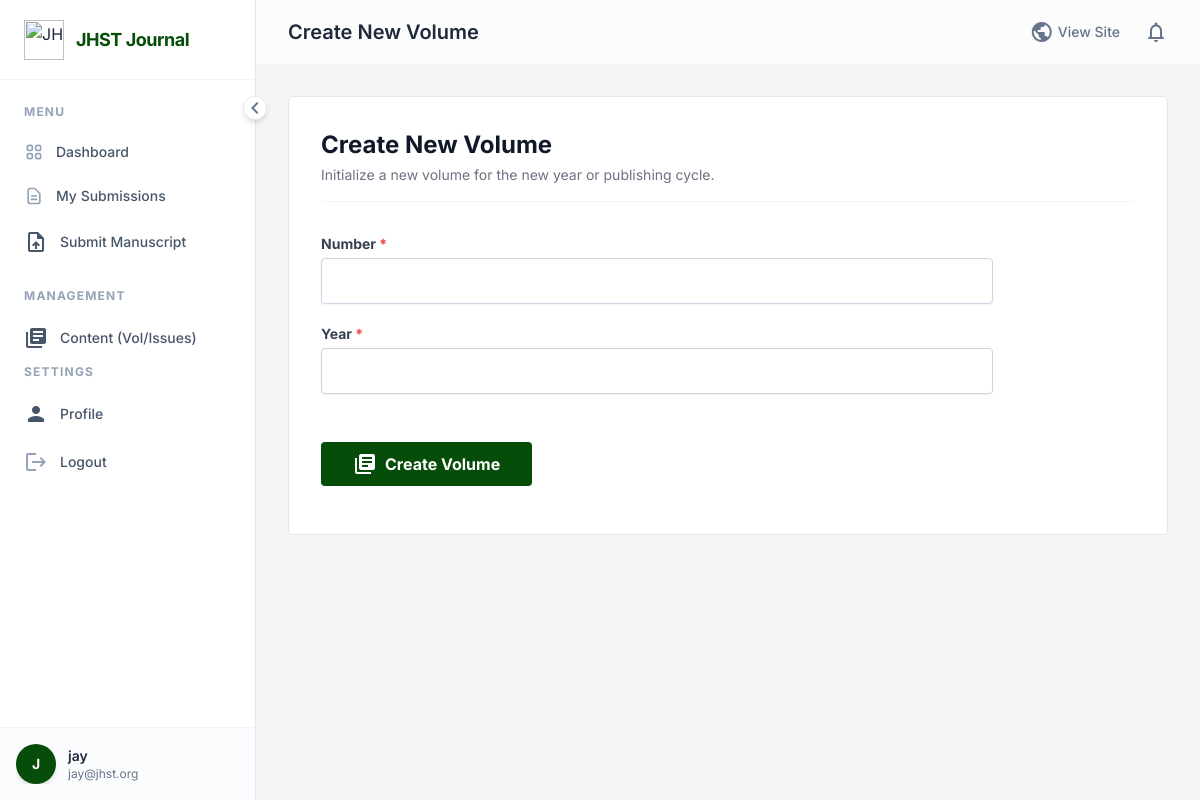
The page /create_volume/ (signed in) on the database its author committed.
### journal/models.py (models this page shows, shortened)
class User(AbstractUser):
    is_researcher = models.BooleanField(default=False)
    is_reviewer = models.BooleanField(default=False)
    is_editor = models.BooleanField(default=False)
    affiliation = models.CharField(max_length=255, blank=True)

### journal/views.py (the view)
# urls.py: path('create_volume/', views.create_volume, name='create_volume'),
@login_required
def create_volume(request):
    if not request.user.is_editor:
        return redirect('dashboard')
    if request.method == 'POST':
        form = VolumeForm(request.POST)
        if form.is_valid():
            volume = form.save()
            messages.success(request, f"Volume {volume} created successfully.")
            return redirect('create_issue') # Redirect to issue creation as natural next step
    else:
        form = VolumeForm()
    return render(request, 'dashboard/create_volume.html', {'form': form})

### journal/forms.py
class VolumeForm(forms.ModelForm):
    class Meta:
        model = Volume
        fields = ['number', 'year']
    def __init__(self, *args, **kwargs):
        super().__init__(*args, **kwargs)
        for field in self.fields.values():
            field.widget.attrs.update({
                'class': 'w-full px-4 py-3 border border-slate-300 rounded shadow-sm focus:outline-none focus:ring-2 focus:ring-primary/50 focus:border-primary text-sm dark:bg-card-dark dark:border-slate-600 dark:text-white transition-all duration-200'
            })

### templates/dashboard/create_volume.html (shortened to what this page needs)
﻿{% extends 'dashboard/dashboard_base.html' %} {% block dashboard_title %}Create
New Volume{% endblock %} {% block content %}
<div class="max-w-5xl mx-auto">
  <div
    class="bg-white dark:bg-card-dark border border-border-light dark:border-border-dark rounded p-8"
  >
    <div class="mb-8 border-b border-gray-100 dark:border-gray-700 pb-4">
      <h2 class="text-2xl font-display font-bold text-gray-900 dark:text-white">
        Create New Volume
      </h2>
      <p class="text-sm text-gray-500 mt-1">
        Initialize a new volume for the new year or publishing cycle.
      </p>
    </div>
    <div class="max-w-2xl">
      <form method="post" class="space-y-6">
        <div class="space-y-5">
          {% for field in form %}
          <div>
            <label
              for="{{ field.id_for_label }}"
              class="block text-sm font-bold text-gray-700 dark:text-gray-300 mb-1"
            >
              {{ field.label }} {% if field.field.required %}<span
                class="text-red-500"
                >*</span
              >{% endif %}
            </label>
            {{ field }}
          </div>
          {% endfor %}
        </div>
        <div class="pt-6">
          <button
            type="submit"
            class="bg-primary text-white font-bold py-2.5 px-8 rounded hover:bg-opacity-90 transition flex items-center"
          >
            <span class="material-icons text-sm mr-2">library_books</span>
            Create Volume
          </button>
        </div>
      </form>
    </div>
  </div>
</div>
{% endblock %}

### templates/dashboard/dashboard_base.html (shortened to what this page needs)
{% load static %}
<!DOCTYPE html>
<html lang="en" class="scroll-smooth">
  <head>
    <script src="https://cdn.tailwindcss.com"></script>
  </head>
  <body
    class="bg-[#ededed]/50 dark:bg-bg-dark text-slate-800 dark:text-gray-100 font-sans antialiased min-h-screen flex overflow-hidden"
  >
    <aside
      id="sidebar"
      class="bg-white dark:bg-card-dark border-r border-slate-200 dark:border-slate-700 flex flex-col fixed h-full z-40 sidebar-transition w-64 shadow-2xl md:shadow-none transform -translate-x-full md:translate-x-0"
    >
      <div
        class="h-20 flex items-center px-6 border-b border-slate-100 dark:border-slate-800/50"
      >
        <a
          href="{% url 'index' %}"
          class="flex items-center gap-3 overflow-hidden whitespace-nowrap"
        >
          <img
            src="{% static 'assets/images/jhst-logo.png' %}"
            alt="JHST Logo"
            class="h-10 w-auto object-contain flex-shrink-0"
          />
          <span
            class="font-display font-bold text-lg tracking-tight text-primary dark:text-white sidebar-header-text transition-opacity duration-300"
          >
            JHST Journal
          </span>
        </a>
      </div>
      <nav class="flex-1 overflow-y-auto py-6 px-3 space-y-1 no-scrollbar">
        <div class="mb-6">
          <p
            class="px-3 text-xs font-bold text-slate-400 uppercase tracking-widest mb-3 section-label transition-opacity duration-300"
          >
            Menu
          </p>
          <a
            href="{% url 'dashboard' %}"
            class="sidebar-link group flex items-center px-3 py-2.5 text-sm font-medium text-slate-600 dark:text-gray-300 rounded hover:text-primary dark:hover:text-white transition-colors duration-200 mb-1 {% if request.resolver_match.url_name == 'dashboard' %}active{% endif %}"
            title="Dashboard"
          >
            <span class="link-text whitespace-nowrap">Dashboard</span>
          </a>
          <a
            href="{% url 'my_submissions' %}"
            class="sidebar-link group flex items-center px-3 py-2.5 text-sm font-medium text-slate-600 dark:text-gray-300 rounded hover:text-primary dark:hover:text-white transition-colors duration-200 mb-1 {% if request.resolver_match.url_name == 'my_submissions' %}active{% endif %}"
            title="My Submissions"
          >
            <span class="link-text whitespace-nowrap">My Submissions</span>
          </a>
          {% if user.is_researcher %}
          <a
            href="{% url 'submit_manuscript' %}"
            class="sidebar-link group flex items-center px-3 py-2.5 text-sm font-medium text-slate-600 dark:text-gray-300 rounded hover:text-primary dark:hover:text-white transition-colors duration-200 mb-1"
            title="Submit Manuscript"
          >
            <span
              class="material-icons text-xl mr-3 group-hover:text-primary transition-colors"
              >upload_file</span
            >
            <span class="link-text whitespace-nowrap">Submit Manuscript</span>
          </a>
          {% endif %}
        </div>
        {% if user.is_editor %}
        <div class="mb-6">
          <p
            class="px-3 text-xs font-bold text-slate-400 uppercase tracking-widest mb-3 section-label transition-opacity duration-300"
          >
            Management
          </p>
          <a
            href="{% url 'manage_volumes' %}"
            class="sidebar-link group flex items-center px-3 py-2.5 text-sm font-medium text-slate-600 dark:text-gray-300 rounded hover:text-primary dark:hover:text-white transition-colors duration-200 mb-1 {% if request.resolver_match.url_name == 'manage_volumes' %}active{% endif %}"
            title="Volumes & Issues"
          >
            <span
              class="material-icons text-xl mr-3 group-hover:text-primary transition-colors"
              >library_books</span
            >
            <span class="link-text whitespace-nowrap"
              >Content (Vol/Issues)</span
            >
          </a>
        </div>
        {% endif %}
        <div class="mb-6">
          <p
            class="px-3 text-xs font-bold text-slate-400 uppercase tracking-widest mb-3 section-label transition-opacity duration-300"
          >
            Settings
          </p>
          <a
            href="{% url 'profile' %}"
            class="sidebar-link group flex items-center px-3 py-2.5 text-sm font-medium text-slate-600 dark:text-gray-300 rounded hover:text-primary dark:hover:text-white transition-colors duration-200 mb-1 {% if request.resolver_match.url_name == 'profile' %}active{% endif %}"
            title="Profile"
          >
            <span
              class="material-icons text-xl mr-3 group-hover:text-primary transition-colors"
              >person</span
            >
            <span class="link-text whitespace-nowrap">Profile</span>
          </a>
          <form action="{% url 'logout' %}" method="post" class="w-full">
            <button
              type="submit"
              class="sidebar-link group w-full flex items-center px-3 py-2.5 text-sm font-medium text-slate-600 dark:text-gray-300 rounded hover:bg-red-50 dark:hover:bg-red-900/10 hover:text-red-600 transition-colors duration-200"
              title="Logout"
            >
              <span
                class="material-icons text-xl mr-3 text-slate-400 group-hover:text-red-500 transition-colors"
                >logout</span
              >
              <span class="link-text whitespace-nowrap">Logout</span>
            </button>
          </form>
        </div>
      </nav>
      <div
        class="p-4 border-t border-slate-100 dark:border-slate-800/50 bg-slate-50/50 dark:bg-slate-900/50"
      >
        <div class="flex items-center overflow-hidden whitespace-nowrap">
          <div
            class="h-10 w-10 rounded-full bg-primary text-white flex items-center justify-center font-bold text-sm shadow-md flex-shrink-0"
          >
            {{ user.username|slice:":1"|upper }}
          </div>
          <div class="ml-3 user-info transition-opacity duration-300">
            <p class="text-sm font-semibold text-slate-800 dark:text-gray-200">
              {{ user.username }}
            </p>
            <p class="text-xs text-slate-500 truncate max-w-[140px]">
              {{ user.email }}
            </p>
          </div>
        </div>
      </div>
      <button
        id="sidebar-collapse-btn"
        class="absolute -right-3 top-24 bg-white dark:bg-slate-800 border border-slate-200 dark:border-slate-600 rounded-full p-1 shadow-md hidden md:flex items-center justify-center text-slate-500 hover:text-primary transition-transform duration-300 z-50 w-6 h-6"
        aria-label="Toggle Sidebar"
      >
        <span
          class="material-icons text-sm transform transition-transform duration-300"
          id="collapse-icon"
          >chevron_left</span
        >
      </button>
    </aside>
    <div
      id="main-content"
      class="flex-1 md:ml-64 flex flex-col h-screen overflow-hidden main-content-transition"
    >
      <header
        class="glass sticky top-0 z-20 h-16 flex items-center justify-between px-6 md:px-8"
      >
        <div class="flex items-center">
          <h1
            class="text-xl font-display font-semibold text-slate-800 dark:text-white hidden sm:block"
          >
            {% block dashboard_title %}Overview{% endblock %}
          </h1>
        </div>
        <div class="flex items-center space-x-6">
          <a
            href="{% url 'index' %}"
            class="text-sm font-medium text-slate-500 hover:text-primary transition-colors flex items-center gap-1"
          >
            <span class="material-icons text-base">public</span>
            <span class="hidden sm:inline">View Site</span>
          </a>
          <div
            class="relative notification-bell cursor-pointer"
            id="notification-bell"
          >
            <span
              class="material-icons text-slate-500 hover:text-primary transition-colors"
              >notifications_none</span
            >
          </div>
        </div>
      </header>
      <main class="p-6 md:p-8 overflow-y-auto flex-1">
        <div class="mx-auto max-w-7xl animate-fade-in-up">
          {% block content %}{% endblock %}
        </div>
      </main>
    </div>
  </body>
</html>

### templates/dashboard/dashboard_base.html (style rules this page uses)
body { font-family: "Inter", sans-serif; }
.sidebar-transition { transition: width 0.3s cubic-bezier(0.4, 0, 0.2, 1), transform 0.3s cubic-bezier(0.4, 0, 0.2, 1); }
.main-content-transition { transition: margin-left 0.3s cubic-bezier(0.4, 0, 0.2, 1); }
.sidebar-link { position: relative; overflow: hidden; }
.sidebar-link::before { content: ""; position: absolute; left: 0; top: 0; bottom: 0; width: 3px; background-color: #054d08; transform: scaleY(0); transition: transform 0.2s ease; border-top-right-radius: 4px; border-bottom-right-radius: 4px; }
.glass { background: rgba(255, 255, 255, 0.7); backdrop-filter: blur(10px); -webkit-backdrop-filter: blur(10px); border-bottom: 1px solid rgba(255, 255, 255, 0.3); }
.no-scrollbar { -ms-overflow-style: none; scrollbar-width: none; }
* { scrollbar-width: thin; scrollbar-color: rgba(156, 163, 175, 0.5) transparent; }
.animate-fade-in-up { animation: fadeInUp 0.5s ease-out forwards; }

### rows shown on the page
User: username "J", username "jay", email "jay@jhst.org"

### other values the page prints
{{ field.label }} "Number" "Year"
